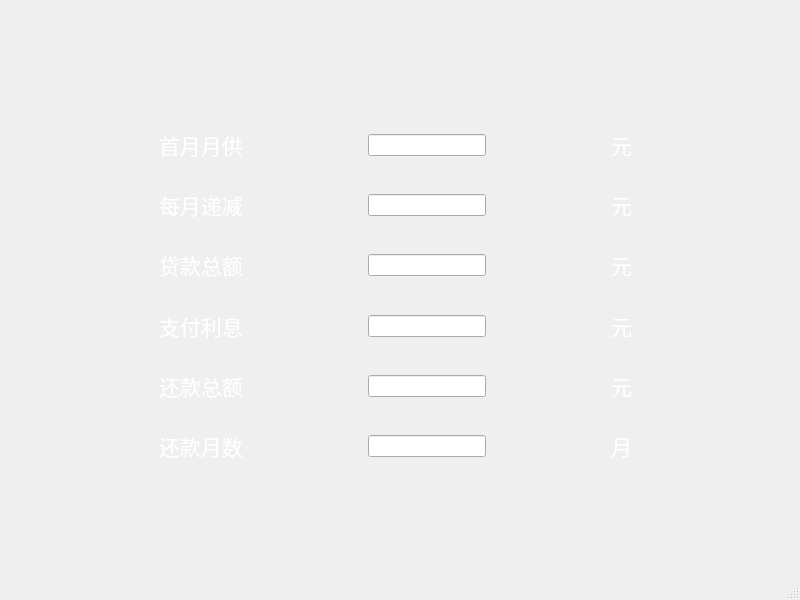
<?xml version="1.0" encoding="UTF-8"?>
<ui version="4.0">
 <class>Combine2</class>
 <widget class="QMainWindow" name="Combine2">
  <property name="geometry">
   <rect>
    <x>0</x>
    <y>0</y>
    <width>800</width>
    <height>600</height>
   </rect>
  </property>
  <property name="windowTitle">
   <string>MainWindow</string>
  </property>
  <widget class="QWidget" name="centralwidget">
   <widget class="QWidget" name="widget" native="true">
    <property name="geometry">
     <rect>
      <x>150</x>
      <y>120</y>
      <width>491</width>
      <height>351</height>
     </rect>
    </property>
    <layout class="QVBoxLayout" name="verticalLayout">
     <item>
      <widget class="QWidget" name="widget_2" native="true">
       <layout class="QHBoxLayout" name="horizontalLayout_2">
        <item>
         <widget class="QLabel" name="label_2">
          <property name="text">
           <string>&lt;html&gt;&lt;head/&gt;&lt;body&gt;&lt;p&gt;&lt;span style=&quot; font-size:16pt; color:#ffffff;&quot;&gt;首月月供&lt;/span&gt;&lt;/p&gt;&lt;/body&gt;&lt;/html&gt;</string>
          </property>
         </widget>
        </item>
        <item>
         <spacer name="horizontalSpacer_2">
          <property name="orientation">
           <enum>Qt::Horizontal</enum>
          </property>
          <property name="sizeHint" stdset="0">
           <size>
            <width>40</width>
            <height>20</height>
           </size>
          </property>
         </spacer>
        </item>
        <item>
         <widget class="QLineEdit" name="lineEdit1"/>
        </item>
        <item>
         <spacer name="horizontalSpacer_8">
          <property name="orientation">
           <enum>Qt::Horizontal</enum>
          </property>
          <property name="sizeHint" stdset="0">
           <size>
            <width>40</width>
            <height>20</height>
           </size>
          </property>
         </spacer>
        </item>
        <item>
         <widget class="QLabel" name="label_9">
          <property name="text">
           <string>&lt;html&gt;&lt;head/&gt;&lt;body&gt;&lt;p&gt;&lt;span style=&quot; font-size:16pt; color:#ffffff;&quot;&gt;元&lt;/span&gt;&lt;/p&gt;&lt;/body&gt;&lt;/html&gt;</string>
          </property>
         </widget>
        </item>
       </layout>
      </widget>
     </item>
     <item>
      <spacer name="verticalSpacer">
       <property name="orientation">
        <enum>Qt::Vertical</enum>
       </property>
       <property name="sizeHint" stdset="0">
        <size>
         <width>20</width>
         <height>40</height>
        </size>
       </property>
      </spacer>
     </item>
     <item>
      <widget class="QWidget" name="widget_3" native="true">
       <layout class="QHBoxLayout" name="horizontalLayout_3">
        <item>
         <widget class="QLabel" name="label_3">
          <property name="text">
           <string>&lt;html&gt;&lt;head/&gt;&lt;body&gt;&lt;p&gt;&lt;span style=&quot; font-size:16pt; color:#ffffff;&quot;&gt;每月递减&lt;/span&gt;&lt;/p&gt;&lt;/body&gt;&lt;/html&gt;</string>
          </property>
         </widget>
        </item>
        <item>
         <spacer name="horizontalSpacer_3">
          <property name="orientation">
           <enum>Qt::Horizontal</enum>
          </property>
          <property name="sizeHint" stdset="0">
           <size>
            <width>40</width>
            <height>20</height>
           </size>
          </property>
         </spacer>
        </item>
        <item>
         <widget class="QLineEdit" name="lineEdit2"/>
        </item>
        <item>
         <spacer name="horizontalSpacer_9">
          <property name="orientation">
           <enum>Qt::Horizontal</enum>
          </property>
          <property name="sizeHint" stdset="0">
           <size>
            <width>40</width>
            <height>20</height>
           </size>
          </property>
         </spacer>
        </item>
        <item>
         <widget class="QLabel" name="label_10">
          <property name="text">
           <string>&lt;html&gt;&lt;head/&gt;&lt;body&gt;&lt;p&gt;&lt;span style=&quot; font-size:16pt; color:#ffffff;&quot;&gt;元&lt;/span&gt;&lt;/p&gt;&lt;/body&gt;&lt;/html&gt;</string>
          </property>
         </widget>
        </item>
       </layout>
      </widget>
     </item>
     <item>
      <spacer name="verticalSpacer_2">
       <property name="orientation">
        <enum>Qt::Vertical</enum>
       </property>
       <property name="sizeHint" stdset="0">
        <size>
         <width>20</width>
         <height>40</height>
        </size>
       </property>
      </spacer>
     </item>
     <item>
      <widget class="QWidget" name="widget_4" native="true">
       <layout class="QHBoxLayout" name="horizontalLayout_4">
        <item>
         <widget class="QLabel" name="label_4">
          <property name="text">
           <string>&lt;html&gt;&lt;head/&gt;&lt;body&gt;&lt;p&gt;&lt;span style=&quot; font-size:16pt; color:#ffffff;&quot;&gt;贷款总额&lt;/span&gt;&lt;/p&gt;&lt;/body&gt;&lt;/html&gt;</string>
          </property>
         </widget>
        </item>
        <item>
         <spacer name="horizontalSpacer_4">
          <property name="orientation">
           <enum>Qt::Horizontal</enum>
          </property>
          <property name="sizeHint" stdset="0">
           <size>
            <width>40</width>
            <height>20</height>
           </size>
          </property>
         </spacer>
        </item>
        <item>
         <widget class="QLineEdit" name="lineEdit3"/>
        </item>
        <item>
         <spacer name="horizontalSpacer_10">
          <property name="orientation">
           <enum>Qt::Horizontal</enum>
          </property>
          <property name="sizeHint" stdset="0">
           <size>
            <width>40</width>
            <height>20</height>
           </size>
          </property>
         </spacer>
        </item>
        <item>
         <widget class="QLabel" name="label_11">
          <property name="text">
           <string>&lt;html&gt;&lt;head/&gt;&lt;body&gt;&lt;p&gt;&lt;span style=&quot; font-size:16pt; color:#ffffff;&quot;&gt;元&lt;/span&gt;&lt;/p&gt;&lt;/body&gt;&lt;/html&gt;</string>
          </property>
         </widget>
        </item>
       </layout>
      </widget>
     </item>
     <item>
      <spacer name="verticalSpacer_3">
       <property name="orientation">
        <enum>Qt::Vertical</enum>
       </property>
       <property name="sizeHint" stdset="0">
        <size>
         <width>20</width>
         <height>40</height>
        </size>
       </property>
      </spacer>
     </item>
     <item>
      <widget class="QWidget" name="widget_5" native="true">
       <layout class="QHBoxLayout" name="horizontalLayout_5">
        <item>
         <widget class="QLabel" name="label_5">
          <property name="text">
           <string>&lt;html&gt;&lt;head/&gt;&lt;body&gt;&lt;p&gt;&lt;span style=&quot; font-size:16pt; color:#ffffff;&quot;&gt;支付利息&lt;/span&gt;&lt;/p&gt;&lt;/body&gt;&lt;/html&gt;</string>
          </property>
         </widget>
        </item>
        <item>
         <spacer name="horizontalSpacer_5">
          <property name="orientation">
           <enum>Qt::Horizontal</enum>
          </property>
          <property name="sizeHint" stdset="0">
           <size>
            <width>40</width>
            <height>20</height>
           </size>
          </property>
         </spacer>
        </item>
        <item>
         <widget class="QLineEdit" name="lineEdit4"/>
        </item>
        <item>
         <spacer name="horizontalSpacer_11">
          <property name="orientation">
           <enum>Qt::Horizontal</enum>
          </property>
          <property name="sizeHint" stdset="0">
           <size>
            <width>40</width>
            <height>20</height>
           </size>
          </property>
         </spacer>
        </item>
        <item>
         <widget class="QLabel" name="label_12">
          <property name="text">
           <string>&lt;html&gt;&lt;head/&gt;&lt;body&gt;&lt;p&gt;&lt;span style=&quot; font-size:16pt; color:#ffffff;&quot;&gt;元&lt;/span&gt;&lt;/p&gt;&lt;/body&gt;&lt;/html&gt;</string>
          </property>
         </widget>
        </item>
       </layout>
      </widget>
     </item>
     <item>
      <spacer name="verticalSpacer_4">
       <property name="orientation">
        <enum>Qt::Vertical</enum>
       </property>
       <property name="sizeHint" stdset="0">
        <size>
         <width>20</width>
         <height>40</height>
        </size>
       </property>
      </spacer>
     </item>
     <item>
      <widget class="QWidget" name="widget_6" native="true">
       <layout class="QHBoxLayout" name="horizontalLayout_6">
        <item>
         <widget class="QLabel" name="label_6">
          <property name="text">
           <string>&lt;html&gt;&lt;head/&gt;&lt;body&gt;&lt;p&gt;&lt;span style=&quot; font-size:16pt; color:#ffffff;&quot;&gt;还款总额&lt;/span&gt;&lt;/p&gt;&lt;/body&gt;&lt;/html&gt;</string>
          </property>
         </widget>
        </item>
        <item>
         <spacer name="horizontalSpacer_6">
          <property name="orientation">
           <enum>Qt::Horizontal</enum>
          </property>
          <property name="sizeHint" stdset="0">
           <size>
            <width>40</width>
            <height>20</height>
           </size>
          </property>
         </spacer>
        </item>
        <item>
         <widget class="QLineEdit" name="lineEdit5"/>
        </item>
        <item>
         <spacer name="horizontalSpacer_12">
          <property name="orientation">
           <enum>Qt::Horizontal</enum>
          </property>
          <property name="sizeHint" stdset="0">
           <size>
            <width>40</width>
            <height>20</height>
           </size>
          </property>
         </spacer>
        </item>
        <item>
         <widget class="QLabel" name="label_13">
          <property name="text">
           <string>&lt;html&gt;&lt;head/&gt;&lt;body&gt;&lt;p&gt;&lt;span style=&quot; font-size:16pt; color:#ffffff;&quot;&gt;元&lt;/span&gt;&lt;/p&gt;&lt;/body&gt;&lt;/html&gt;</string>
          </property>
         </widget>
        </item>
       </layout>
      </widget>
     </item>
     <item>
      <spacer name="verticalSpacer_5">
       <property name="orientation">
        <enum>Qt::Vertical</enum>
       </property>
       <property name="sizeHint" stdset="0">
        <size>
         <width>20</width>
         <height>40</height>
        </size>
       </property>
      </spacer>
     </item>
     <item>
      <widget class="QWidget" name="widget_7" native="true">
       <layout class="QHBoxLayout" name="horizontalLayout_7">
        <item>
         <widget class="QLabel" name="label_7">
          <property name="text">
           <string>&lt;html&gt;&lt;head/&gt;&lt;body&gt;&lt;p&gt;&lt;span style=&quot; font-size:16pt; color:#ffffff;&quot;&gt;还款月数&lt;/span&gt;&lt;/p&gt;&lt;/body&gt;&lt;/html&gt;</string>
          </property>
         </widget>
        </item>
        <item>
         <spacer name="horizontalSpacer_7">
          <property name="orientation">
           <enum>Qt::Horizontal</enum>
          </property>
          <property name="sizeHint" stdset="0">
           <size>
            <width>40</width>
            <height>20</height>
           </size>
          </property>
         </spacer>
        </item>
        <item>
         <widget class="QLineEdit" name="lineEdit6"/>
        </item>
        <item>
         <spacer name="horizontalSpacer_13">
          <property name="orientation">
           <enum>Qt::Horizontal</enum>
          </property>
          <property name="sizeHint" stdset="0">
           <size>
            <width>40</width>
            <height>20</height>
           </size>
          </property>
         </spacer>
        </item>
        <item>
         <widget class="QLabel" name="label_14">
          <property name="text">
           <string>&lt;html&gt;&lt;head/&gt;&lt;body&gt;&lt;p&gt;&lt;span style=&quot; font-size:16pt; color:#ffffff;&quot;&gt;月&lt;/span&gt;&lt;/p&gt;&lt;/body&gt;&lt;/html&gt;</string>
          </property>
         </widget>
        </item>
       </layout>
      </widget>
     </item>
    </layout>
   </widget>
  </widget>
  <widget class="QMenuBar" name="menubar">
   <property name="geometry">
    <rect>
     <x>0</x>
     <y>0</y>
     <width>800</width>
     <height>26</height>
    </rect>
   </property>
  </widget>
  <widget class="QStatusBar" name="statusbar"/>
 </widget>
 <resources/>
 <connections/>
</ui>
